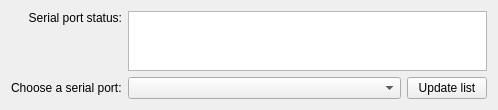
<?xml version="1.0" encoding="UTF-8"?>
<ui version="4.0">
 <class>SerialSettingsPanel</class>
 <widget class="QWidget" name="SerialSettingsPanel">
  <property name="geometry">
   <rect>
    <x>0</x>
    <y>0</y>
    <width>498</width>
    <height>107</height>
   </rect>
  </property>
  <property name="windowTitle">
   <string>Serial settings</string>
  </property>
  <layout class="QGridLayout" name="gridLayout">
   <item row="0" column="1">
    <widget class="QLabel" name="portStatusLabel">
     <property name="text">
      <string>Serial port status:</string>
     </property>
     <property name="alignment">
      <set>Qt::AlignRight|Qt::AlignTop|Qt::AlignTrailing</set>
     </property>
     <property name="margin">
      <number>5</number>
     </property>
    </widget>
   </item>
   <item row="1" column="1">
    <widget class="QLabel" name="label">
     <property name="text">
      <string>Choose a serial port:</string>
     </property>
    </widget>
   </item>
   <item row="1" column="2">
    <widget class="QComboBox" name="portSelectComboBox">
     <property name="sizePolicy">
      <sizepolicy hsizetype="Expanding" vsizetype="Fixed">
       <horstretch>0</horstretch>
       <verstretch>0</verstretch>
      </sizepolicy>
     </property>
    </widget>
   </item>
   <item row="1" column="3">
    <widget class="QPushButton" name="portReloadPushButton">
     <property name="text">
      <string>Update list</string>
     </property>
    </widget>
   </item>
   <item row="0" column="2" colspan="2">
    <widget class="QTextEdit" name="portStatusTextEdit">
     <property name="sizePolicy">
      <sizepolicy hsizetype="Expanding" vsizetype="Minimum">
       <horstretch>0</horstretch>
       <verstretch>0</verstretch>
      </sizepolicy>
     </property>
     <property name="minimumSize">
      <size>
       <width>0</width>
       <height>60</height>
      </size>
     </property>
     <property name="maximumSize">
      <size>
       <width>16777215</width>
       <height>60</height>
      </size>
     </property>
     <property name="readOnly">
      <bool>true</bool>
     </property>
     <property name="html">
      <string>&lt;!DOCTYPE HTML PUBLIC &quot;-//W3C//DTD HTML 4.0//EN&quot; &quot;http://www.w3.org/TR/REC-html40/strict.dtd&quot;&gt;
&lt;html&gt;&lt;head&gt;&lt;meta name=&quot;qrichtext&quot; content=&quot;1&quot; /&gt;&lt;style type=&quot;text/css&quot;&gt;
p, li { white-space: pre-wrap; }
&lt;/style&gt;&lt;/head&gt;&lt;body style=&quot; font-family:'MS Shell Dlg 2'; font-size:7.8pt; font-weight:400; font-style:normal;&quot;&gt;
&lt;p style=&quot;-qt-paragraph-type:empty; margin-top:0px; margin-bottom:0px; margin-left:0px; margin-right:0px; -qt-block-indent:0; text-indent:0px;&quot;&gt;&lt;br /&gt;&lt;/p&gt;&lt;/body&gt;&lt;/html&gt;</string>
     </property>
    </widget>
   </item>
  </layout>
 </widget>
 <resources/>
 <connections/>
</ui>
